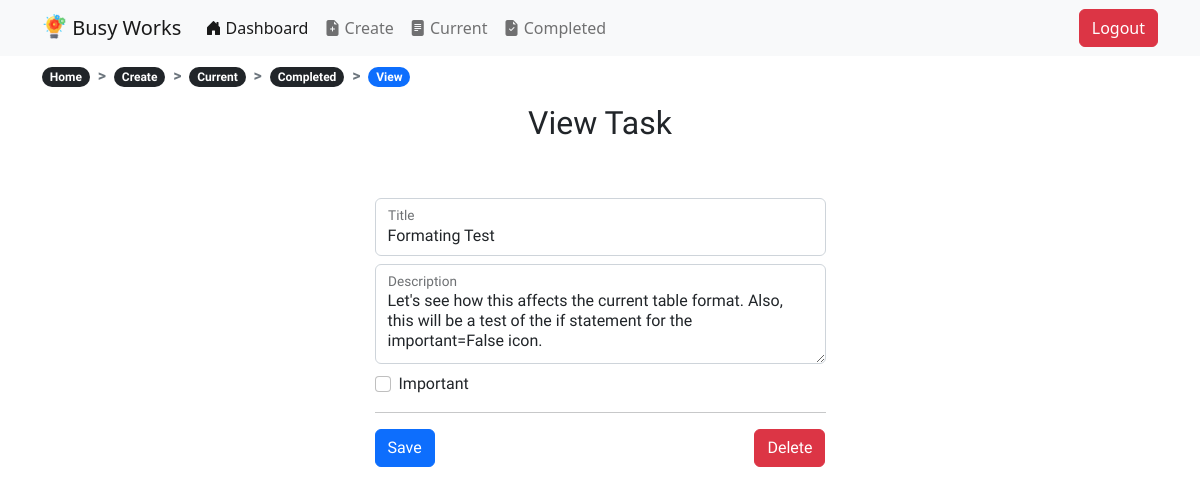
The page /todo/8 (signed in) on the database its author committed.
### todo/models.py (models this page shows, shortened)
class Todo(models.Model):
    title = models.CharField(max_length=100)
    description = models.TextField(blank=True)
    created = models.DateTimeField(auto_now_add=True)
    datecompleted = models.DateTimeField(null=True, blank=True)
    important = models.BooleanField(default=False)
    user = models.ForeignKey(User, on_delete=models.CASCADE)

### todo/views.py (the view, shortened to what this page needs)
# urls.py: path('todo/<int:todo_pk>', views.viewtodo, name="viewtodo"),
@login_required
def viewtodo(request, todo_pk):
    todo = get_object_or_404(Todo, pk=todo_pk, user=request.user)
    if request.method == 'GET':
        form = TodoForm(instance=todo)
        return render(request, 'todo/viewtodo.html', {'todo': todo, 'form': form})

### todo/forms.py
class TodoForm(ModelForm):
    class Meta:
        model = Todo
        fields = ['title', 'description', 'important']

### todo/templates/todo/viewtodo.html (shortened to what this page needs)
{% extends "todo/base.html" %}
{% load static %}
{% block content %}
{% if todo.datecompleted is None %}
<nav class="mt-2" style="--bs-breadcrumb-divider: '>'; font-weight: 800;" aria-label="breadcrumb">
    <ol class="breadcrumb">
      <li class="breadcrumb-item"><a href="{% url 'home' %}"><span class="badge rounded-pill bg-dark">Home</span></a></li>
      <li class="breadcrumb-item"><a href="{% url 'currenttodos' %}"><span class="badge rounded-pill bg-dark">Current</span></a></li>
      <li class="breadcrumb-item active" ><span class="badge rounded-pill bg-primary">View</span></li>
    </ol>
</nav>
{% else %}
<nav class="mt-2" style="--bs-breadcrumb-divider: '>'; font-weight: 800;" aria-label="breadcrumb">
    <ol class="breadcrumb">
      <li class="breadcrumb-item"><a href="{% url 'home' %}"><span class="badge rounded-pill bg-dark">Home</span></a></li>
      <li class="breadcrumb-item"><a href="{% url 'createtodo' %}"><span class="badge rounded-pill bg-dark">Create</span></a></li>
      <li class="breadcrumb-item"><a href="{% url 'currenttodos' %}"><span class="badge rounded-pill bg-dark">Current</span></a></li>
      <li class="breadcrumb-item"><a href="{% url 'completedtodos' %}"><span class="badge rounded-pill bg-dark">Completed</span></a></li>
      <li class="breadcrumb-item active" ><span class="badge rounded-pill bg-primary">View</span></li>
    </ol>
</nav>
{% endif %}
<div class="row justify-content-center mt-3">
    <div class="col-md-5">
        <h2 class="text-center">View Task</h2>
    </div>
</div>
<div class="row justify-content-center mt-5">
    <div class="col-md-5">
        <form method="POST">
            <div class="form-floating mb-2">
                <input type="text" name="title" class="form-control" id="title" placeholder="Title" value="{{ todo.title }}" required>
                <label for="title">Title</label>
            </div>
            <div class="form-floating mb-2">
                <textarea name="description" class="form-control" id="description" placeholder="Description" style="Height: 100px">{{ todo.description }}</textarea>
                <label for="description">Description</label>
            </div>
            <div class="form-group form-check mb-2">
                <input type="checkbox" name="important" class="form-check-input" id="important" {% if todo.important %}checked{% endif %}>
                <label class="form-check-label" for="important">Important</label>
            </div>
            <hr>
            <div class="btn-group d-flex justify-content-center" role="group">
                <div class="col-md d-flex justify-content-start">
                <button type="submit" class="btn btn-primary">Save</button>
            </form>
            </div>
                <div class="col-md d-flex justify-content-center">
                    </div>
                        <div class="col-md d-flex justify-content-end">
                            <form method="POST" action="{% url 'deletetodo' todo.id %}">
                        <button type="submit" class="btn btn-danger">Delete</button>
                    </form>
                </div>
                </div>
            </div>
{% endblock %}

### rows shown on the page
Todo: title "Formating Test", description "Let's see how this affects the current table format. Also, this will be a test of the if statement for the important=False icon."
